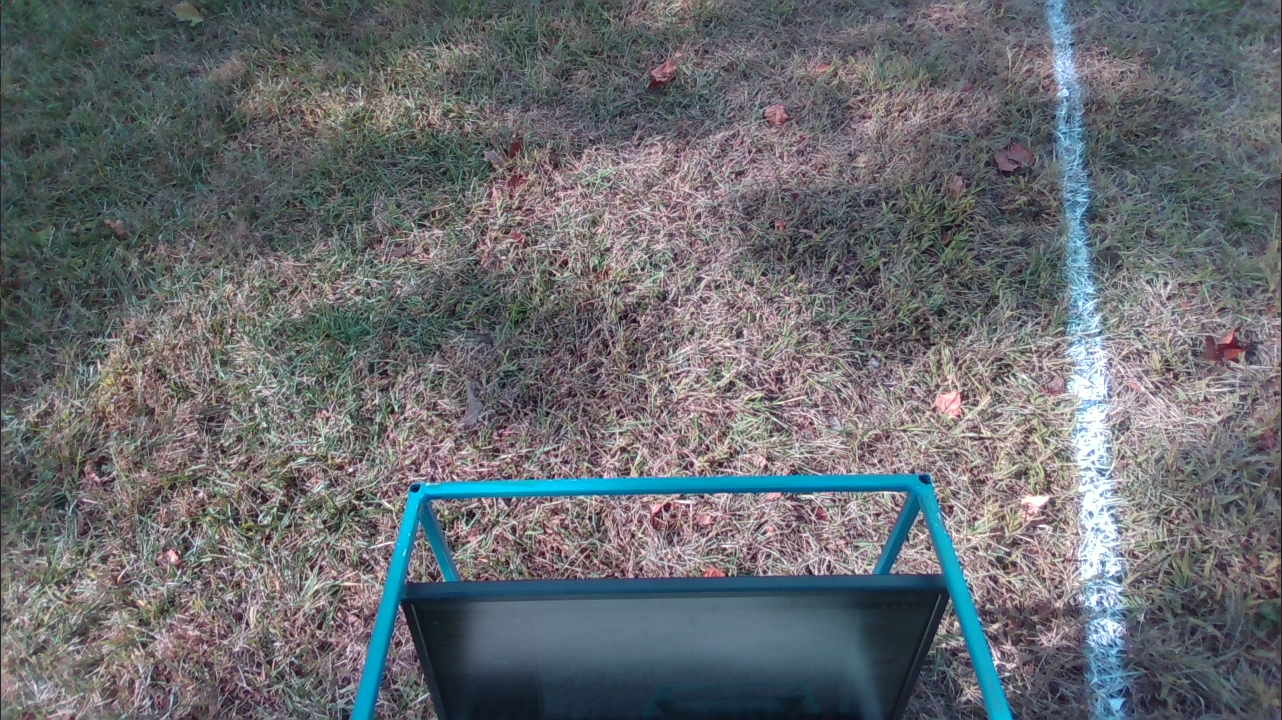
#> input picture test-images/test1.png, 1282 x 720 px; its folder holds only this picture in this run
$ python -i advanced_functions_both_lines.py   (imports and definitions only)   (older library calls are emulated)
#> lines starting #> are read from the running program, lines starting #| are printed output that depends on the picture; after the words box and inside, x2 and y2 are one past the last pixel; in counts of white or black regions, pixels touching at a corner belong together
import numpy as np
import pandas as pd
import cv2
import os
import glob
import matplotlib.pyplot as plt
import pickle
from cv_bridge import CvBridge, CvBridgeError

##### CALIBRATION & DISTORTION CORRECTION #####

# [43 lines left out: functions undistort_img, undistort, not called in this run]

##### MASK ROBOT CHASSIS #####

def region_of_interest(image):
    height, width = image.shape
    polygons = np.array(
        [[(0, 0), (0, height), (350, height), (400, 470),
        (950, 470), (1050, height), (width, height), (width, 0)]])
    mask = np.zeros_like(image)

    # Fill poly-function deals with multiple polygon
    cv2.fillPoly(mask, polygons, 255)

    # Bitwise operation between canny image and mask image
    masked_image = cv2.bitwise_and(image, mask)
    return masked_image

##### PIPELINE AND PERSPECTIVE WARP #####

def pipeline(img, s_thresh=(100, 255), sx_thresh=(200, 255)):
    #img = undistort(img)
    img = np.copy(img)
    # Convert to HLS color space and separate the V channel
    hls = cv2.cvtColor(img, cv2.COLOR_RGB2HLS).astype(np.float)
    l_channel = hls[:,:,1]
    s_channel = hls[:,:,2]
    h_channel = hls[:,:,0]
    # Sobel x
    sobelx = cv2.Sobel(l_channel, cv2.CV_64F, 1, 1) # Take the derivative in x
    abs_sobelx = np.absolute(sobelx) # Absolute x derivative to accentuate lines away from horizontal
    scaled_sobel = np.uint8(255*abs_sobelx/np.max(abs_sobelx))

    # Threshold x gradient
    sxbinary = np.zeros_like(scaled_sobel)
    sxbinary[(scaled_sobel >= sx_thresh[0]) & (scaled_sobel <= sx_thresh[1])] = 1

    # Threshold color channel
    s_binary = np.zeros_like(s_channel)
    s_binary[(s_channel >= s_thresh[0]) & (s_channel <= s_thresh[1])] = 1

    color_binary = np.dstack((np.zeros_like(sxbinary), sxbinary, s_binary)) * 255

    combined_binary = np.zeros_like(sxbinary)
    combined_binary[(s_binary == 1) | (sxbinary == 1)] = 1
    return combined_binary

def perspective_warp(img,
                     dst_size=(1280,720),
                     src=np.float32([(0.20,0.15),   (0.75,0.15),    (0,0.8),    (1,1)]),
                     dst=np.float32([(0,0),         (1, 0),         (0,1),      (1,1)])):
    img_size = np.float32([(img.shape[1],img.shape[0])])
    src = src* img_size
    # For destination points, I'm arbitrarily choosing some points to be
    # a nice fit for displaying our warped result
    # again, not exact, but close enough for our purposes
    dst = dst * np.float32(dst_size)
    # Given src and dst points, calculate the perspective transform matrix
    M = cv2.getPerspectiveTransform(src, dst)
    # Warp the image using OpenCV warpPerspective()
    warped = cv2.warpPerspective(img, M, dst_size)
    return warped

def inv_perspective_warp(img,
                     dst_size=(1280,720),
                     src=np.float32([(0,0),         (1, 0),         (0,1),      (1,1)]),
                     dst=np.float32([(0.20,0.15),   (0.75,0.15),    (0,0.8),    (1,1)])):
    img_size = np.float32([(img.shape[1],img.shape[0])])
    src = src* img_size
    # For destination points, I'm arbitrarily choosing some points to be
    # a nice fit for displaying our warped result
    # again, not exact, but close enough for our purposes
    dst = dst * np.float32(dst_size)
    # Given src and dst points, calculate the perspective transform matrix
    M = cv2.getPerspectiveTransform(src, dst)
    # Warp the image using OpenCV warpPerspective()
    warped = cv2.warpPerspective(img, M, dst_size)
    return warped

def get_hist(img):
    hist = np.sum(img[img.shape[0]//2:,:], axis=0)
    return hist

##### SLIDING WINDOW ALGORITHM AND CURVE PLOTTING #####

left_a, left_b, left_c = [],[],[]
right_a, right_b, right_c = [],[],[]

def sliding_window(img, nwindows=9, margin=150, minpix = 1, draw_windows=True):
    global left_a, left_b, left_c
    global right_a, right_b, right_c
    left_fit_= np.empty(3)
    right_fit_ = np.empty(3)
    out_img = np.dstack((img, img, img))*255

    histogram = get_hist(img)
    # find peaks of left and right halves
    midpoint = int(histogram.shape[0]/2)
    leftx_base = np.argmax(histogram[:midpoint])
    rightx_base = np.argmax(histogram[midpoint:]) + midpoint

    # Set height of windows
    window_height = np.int(img.shape[0]/nwindows)
    # Identify the x and y positions of all nonzero pixels in the image
    nonzero = img.nonzero()
    nonzeroy = np.array(nonzero[0])
    nonzerox = np.array(nonzero[1])
    # Current positions to be updated for each window
    leftx_current = leftx_base
    rightx_current = rightx_base

    # Create empty lists to receive left and right lane pixel indices
    left_lane_inds = []
    right_lane_inds = []

    # Step through the windows one by one
    for window in range(nwindows):
        # Identify window boundaries in x and y (and right and left)
        win_y_low = img.shape[0] - (window+1)*window_height
        win_y_high = img.shape[0] - window*window_height
        win_xleft_low = leftx_current - margin
        win_xleft_high = leftx_current + margin
        win_xright_low = rightx_current - margin
        win_xright_high = rightx_current + margin
        # Draw the windows on the visualization image
        if draw_windows == True:
            cv2.rectangle(out_img,(win_xleft_low,win_y_low),(win_xleft_high,win_y_high),
            (100,255,255), 3)
            cv2.rectangle(out_img,(win_xright_low,win_y_low),(win_xright_high,win_y_high),
            (100,255,255), 3)
        # Identify the nonzero pixels in x and y within the window
        good_left_inds = ((nonzeroy >= win_y_low) & (nonzeroy < win_y_high) &
        (nonzerox >= win_xleft_low) &  (nonzerox < win_xleft_high)).nonzero()[0]
        good_right_inds = ((nonzeroy >= win_y_low) & (nonzeroy < win_y_high) &
        (nonzerox >= win_xright_low) &  (nonzerox < win_xright_high)).nonzero()[0]
        # Append these indices to the lists
        left_lane_inds.append(good_left_inds)
        right_lane_inds.append(good_right_inds)
        # If you found > minpix pixels, recenter next window on their mean position
        if len(good_left_inds) > minpix:
            leftx_current = np.int(np.mean(nonzerox[good_left_inds]))
        if len(good_right_inds) > minpix:
            rightx_current = np.int(np.mean(nonzerox[good_right_inds]))

# [10 lines of commented-out code are left out]
    left_lane_inds = np.concatenate(left_lane_inds)
    right_lane_inds = np.concatenate(right_lane_inds)

    # Extract left and right line pixel positions
    leftx = nonzerox[left_lane_inds]
    lefty = nonzeroy[left_lane_inds]
    rightx = nonzerox[right_lane_inds]
    righty = nonzeroy[right_lane_inds]

    # Fit a second order polynomial to each
    left_fit = np.polyfit(lefty, leftx, 2)
    right_fit = np.polyfit(righty, rightx, 2)

    left_a.append(left_fit[0])
    left_b.append(left_fit[1])
    left_c.append(left_fit[2])

    right_a.append(right_fit[0])
    right_b.append(right_fit[1])
    right_c.append(right_fit[2])

    left_fit_[0] = np.mean(left_a[-10:])
    left_fit_[1] = np.mean(left_b[-10:])
    left_fit_[2] = np.mean(left_c[-10:])

    right_fit_[0] = np.mean(right_a[-10:])
    right_fit_[1] = np.mean(right_b[-10:])
    right_fit_[2] = np.mean(right_c[-10:])

    # Generate x and y values for plotting
    ploty = np.linspace(0, img.shape[0]-1, img.shape[0] )
    left_fitx = left_fit_[0]*ploty**2 + left_fit_[1]*ploty + left_fit_[2]
    right_fitx = right_fit_[0]*ploty**2 + right_fit_[1]*ploty + right_fit_[2]

    out_img[nonzeroy[left_lane_inds], nonzerox[left_lane_inds]] = [255, 0, 100]
    out_img[nonzeroy[right_lane_inds], nonzerox[right_lane_inds]] = [0, 100, 255]

    return out_img, (left_fitx, right_fitx), (left_fit_, right_fit_), ploty

def get_curve(img, leftx, rightx):
    ploty = np.linspace(0, img.shape[0]-1, img.shape[0])
    y_eval = np.max(ploty)
    ym_per_pix = 30.5/720 # meters per pixel in y dimension
    xm_per_pix = 3.7/720 # meters per pixel in x dimension

    # Fit new polynomials to x,y in world space
    left_fit_cr = np.polyfit(ploty*ym_per_pix, leftx*xm_per_pix, 2)
    right_fit_cr = np.polyfit(ploty*ym_per_pix, rightx*xm_per_pix, 2)
    # Calculate the new radii of curvature
    left_curverad = ((1 + (2*left_fit_cr[0]*y_eval*ym_per_pix + left_fit_cr[1])**2)**1.5) / np.absolute(2*left_fit_cr[0])
    right_curverad = ((1 + (2*right_fit_cr[0]*y_eval*ym_per_pix + right_fit_cr[1])**2)**1.5) / np.absolute(2*right_fit_cr[0])

    car_pos = img.shape[1]/2
    l_fit_x_int = left_fit_cr[0]*img.shape[0]**2 + left_fit_cr[1]*img.shape[0] + left_fit_cr[2]
    r_fit_x_int = right_fit_cr[0]*img.shape[0]**2 + right_fit_cr[1]*img.shape[0] + right_fit_cr[2]
    lane_center_position = (r_fit_x_int + l_fit_x_int) /2
    center = (car_pos - lane_center_position) * xm_per_pix / 10
    # Now our radius of curvature is in meters
    return (left_curverad, right_curverad, center)

def draw_lanes(img, left_fit, right_fit):
    ploty = np.linspace(0, img.shape[0]-1, img.shape[0])
    color_img = np.zeros_like(img)

    left = np.array([np.transpose(np.vstack([left_fit, ploty]))])
    right = np.array([np.flipud(np.transpose(np.vstack([right_fit, ploty])))])
    points = np.hstack((left, right))

    cv2.fillPoly(color_img, np.int_(points), (0,200,255))
    inv_perspective = inv_perspective_warp(color_img)
    inv_perspective = cv2.addWeighted(img, 1, inv_perspective, 0.7, 0)
    return inv_perspective

##### VIDEO PIPELINE #####

def vid_pipeline(img_original):
    global running_avg
    global index

    img_pipeline = pipeline(img_original)
    img_roi = region_of_interest(img_pipeline)
    img_perspective = perspective_warp(img_roi)

    out_img, curves, lanes, ploty = sliding_window(img_perspective, draw_windows=False)
    curverad = get_curve(img_original, curves[0], curves[1])
    lane_curve = np.mean([curverad[0], curverad[1]])
    img_overlay = draw_lanes(img_original, curves[0], curves[1])

    font = cv2.FONT_HERSHEY_SIMPLEX
    fontColor = (0, 0, 0)
    fontSize=1.5
    #cv2.putText(img_overlay, 'Lane Curvature: {:.0f} m'.format(lane_curve), (100, 620), font, 1, fontColor, 5)
    cv2.putText(img_overlay, 'Vehicle offset: {:.4f} m'.format(curverad[2]), (100, 650), font, 2, fontColor, 5)

    display(img_original, img_perspective, out_img, img_overlay, curves, ploty)

    return img_overlay

#### Display #####

# [20 lines left out: function display, not called in this run]

>>> import cv2
>>> picture = cv2.imread('test-images/test1.png')
#> picture is the input picture: shape (720, 1282, 3); mean B, G, R 111.8, 107.5, 104.5
>>> result = vid_pipeline(picture)
#> in vid_pipeline, `img_pipeline = pipeline(img_original)`:
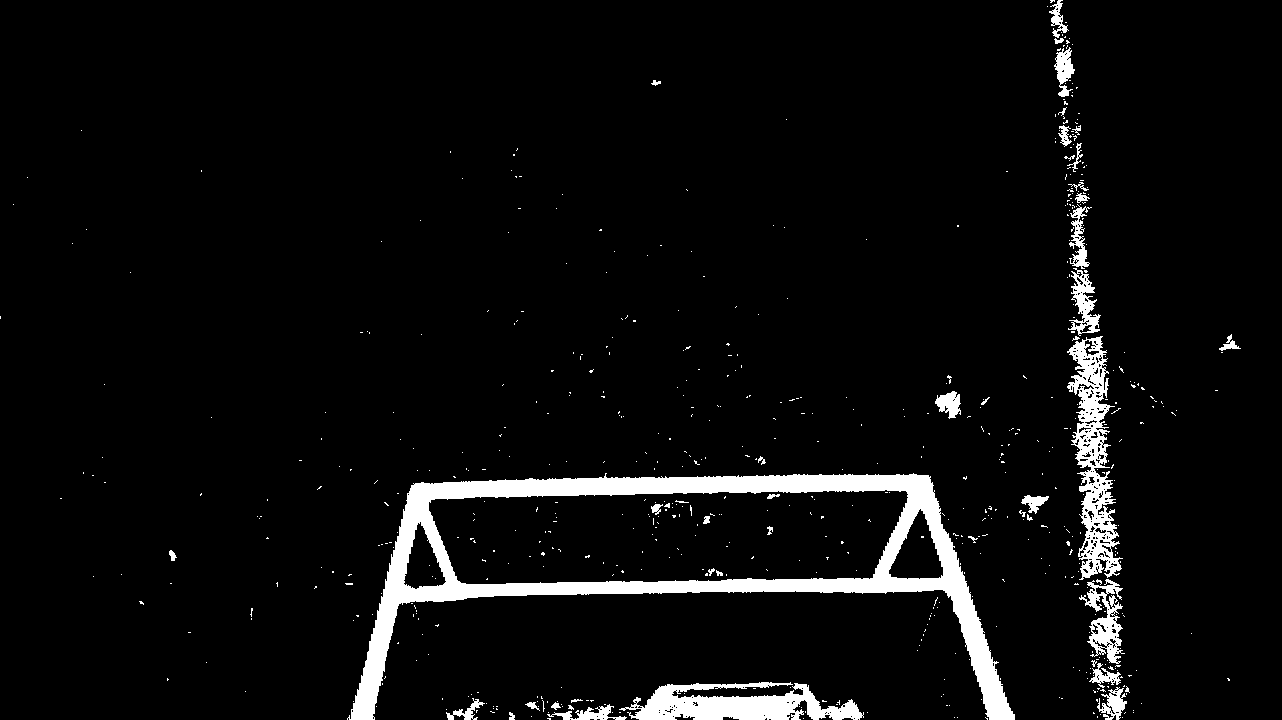
#> img_pipeline: shape (720, 1282); values 0 (black) and 1 (white), 5.2% white; 640 white regions (599 under 20 px), largest, box (x1, y1, x2, y2) and area: (347, 473, 1015, 720) 27383, (1067, 336, 1123, 580) 5672, (619, 682, 864, 720) 5402
#> in perspective_warp, `src = src* img_size`: src = [[256.4, 108], [961.5, 108], [0, 576], [1282, 720]]
#> in perspective_warp, `dst = dst * np.float32(dst_size)`: dst = [[0, 0], [1280, 0], [0, 720], [1280, 720]]
#> in perspective_warp, `M = cv2.getPerspectiveTransform(src, dst)`: M = [[2.75, 1.51, -868.8], [1.77e-16, 3.44, -371.9], [0.000296, 0.00215, 1]]
#> in get_hist, `hist = np.sum(img[img.shape[0]//2:,:], axis=0)`: hist = 1280 values, max 72 at index 1270, min 0 at index 0, mean 6.66
#> in sliding_window, `histogram = get_hist(img)`: histogram has the same summary as hist in get_hist
#> in sliding_window, `leftx_base = np.argmax(histogram[:midpoint])`: leftx_base = 197
#> in sliding_window, `rightx_base = np.argmax(histogram[midpoint:]) + midpoint`: rightx_base = 1270
#> in sliding_window, `nonzero = img.nonzero()`: nonzero = 8645 positions, rows 25 to 719, columns 23 to 1279
#> in sliding_window, `nonzeroy = np.array(nonzero[0])`: nonzeroy = 8645 values from 25 to 719
#> in sliding_window, `nonzerox = np.array(nonzero[1])`: nonzerox = 8645 values, max 1279 at index 121, min 23 at index 7299, mean 1163
#> in sliding_window, `leftx_current = leftx_base`: leftx_current = 197
#> in sliding_window, `rightx_current = rightx_base`: rightx_current = 1270
#> the loop in sliding_window, `for window in range(nwindows):` made 9 passes
#> (win_xleft_low, win_xleft_high, win_xright_low, win_xright_high, good_left_inds, leftx_current, rightx_current) on pass 3: (126, 426, 1036, 1336, [4190, 4309, 4594, 5030, 5057], 316, 1215)
#> after the loop in sliding_window, `for window in range(nwindows):`: left_lane_inds = 9 items
#> in sliding_window, `left_lane_inds = np.concatenate(left_lane_inds)`: left_lane_inds = 121 values, max 8526 at index 70, min 11 at index 112, mean 6096.1
#> in sliding_window, `right_lane_inds = np.concatenate(right_lane_inds)`: right_lane_inds = 8058 values, max 8644 at index 1278, min 72 at index 8050, mean 4382.1
#> in sliding_window, `leftx = nonzerox[left_lane_inds]`: leftx = 121 values, max 442 at index 119, min 70 at index 82, mean 262.2
#> in sliding_window, `lefty = nonzeroy[left_lane_inds]`: lefty = 121 values, max 711 at index 70, min 101 at index 112, mean 583.7
#> in sliding_window, `rightx = nonzerox[right_lane_inds]`: rightx = 8058 values, max 1279 at index 5565, min 1041 at index 3534, mean 1204.5
#> in sliding_window, `righty = nonzeroy[right_lane_inds]`: righty = 8058 values, max 719 at index 1262, min 228 at index 8050, mean 538.2
#> in sliding_window, `left_fit = np.polyfit(lefty, leftx, 2)`: left_fit = [-0.000739, 0.254, 387.3]
#> in sliding_window, `right_fit = np.polyfit(righty, rightx, 2)`: right_fit = [0.000405, -0.755, 1490.4]
#> in sliding_window, `out_img[nonzeroy[right_lane_inds], nonzerox[right_lane_inds]] = [0, 10..`:
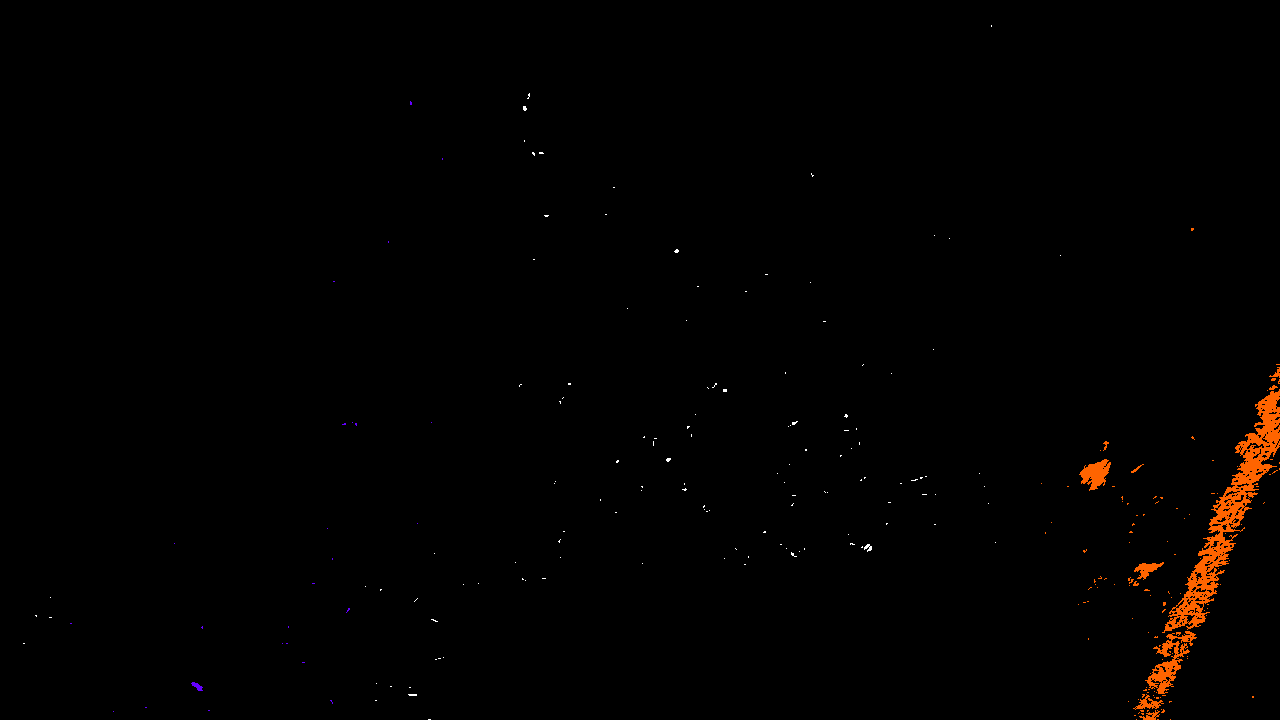
#> out_img: shape (720, 1280, 3); mean of channels 0, 1, 2 0.2, 1, 2.4; drawn as B, G, R
#> in vid_pipeline, `out_img, curves, lanes, ploty = sliding_window(img_perspective, draw_w..`: lanes = ([-0.000739, 0.254, 387.3], [0.000405, -0.755, 1490.4]); ploty = 720 values from 0 to 719
#> in get_curve, `left_fit_cr = np.polyfit(ploty*ym_per_pix, leftx*xm_per_pix, 2)`: left_fit_cr = [-0.00212, 0.0308, 1.99]
#> in get_curve, `right_fit_cr = np.polyfit(ploty*ym_per_pix, rightx*xm_per_pix, 2)`: right_fit_cr = [0.00116, -0.0916, 7.66]
#> in get_curve, `left_curverad = ((1 + (2*left_fit_cr[0]*y_eval*ym_per_pix + left_fit_c..`: left_curverad = 239.8
#> in get_curve, `right_curverad = ((1 + (2*right_fit_cr[0]*y_eval*ym_per_pix + right_fi..`: right_curverad = 431.5
#> in get_curve, `l_fit_x_int = left_fit_cr[0]*img.shape[0]**2 + left_fit_cr[1]*img.shap..`: l_fit_x_int = -1072.5
#> in get_curve, `r_fit_x_int = right_fit_cr[0]*img.shape[0]**2 + right_fit_cr[1]*img.sh..`: r_fit_x_int = 542.8
#> in get_curve, `lane_center_position = (r_fit_x_int + l_fit_x_int) /2`: lane_center_position = -264.9
#> in get_curve, `center = (car_pos - lane_center_position) * xm_per_pix / 10`: center = 0.466
#> in vid_pipeline, `curverad = get_curve(img_original, curves[0], curves[1])`: curverad = (239.8, 431.5, 0.466)
#> in vid_pipeline, `lane_curve = np.mean([curverad[0], curverad[1]])`: lane_curve = 335.6
#> in draw_lanes, `left = np.array([np.transpose(np.vstack([left_fit, ploty]))])`: left = 720 pairs, first value 187.7 to 409, second value 0 to 719
#> in draw_lanes, `right = np.array([np.flipud(np.transpose(np.vstack([right_fit, ploty])..`: right = 720 pairs, first value 1156.9 to 1490.4, second value 0 to 719
#> in draw_lanes, `points = np.hstack((left, right))`: points = 1440 pairs, first value 187.7 to 1490.4, second value 0 to 719
#> in draw_lanes, `cv2.fillPoly(color_img, np.int_(points), (0,200,255))`:
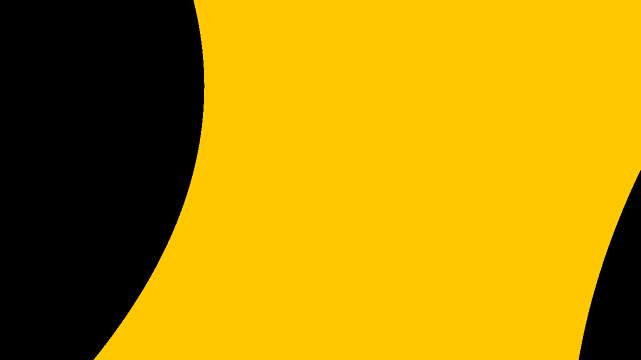
#> color_img: shape (720, 1282, 3) (shown at 1/2 size); mean of channels 0, 1, 2 0, 139.4, 177.7; drawn as B, G, R
#> in inv_perspective_warp, `src = src* img_size`: src = [[0, 0], [1282, 0], [0, 720], [1282, 720]]
#> in inv_perspective_warp, `dst = dst * np.float32(dst_size)`: dst = [[256, 108], [960, 108], [0, 576], [1280, 720]]
#> in inv_perspective_warp, `M = cv2.getPerspectiveTransform(src, dst)`: M = [[0.446, -0.356, 256], [-0.0116, 0.317, 108], [-0.000107, -0.000577, 1]]
#> in inv_perspective_warp, `warped = cv2.warpPerspective(img, M, dst_size)`:
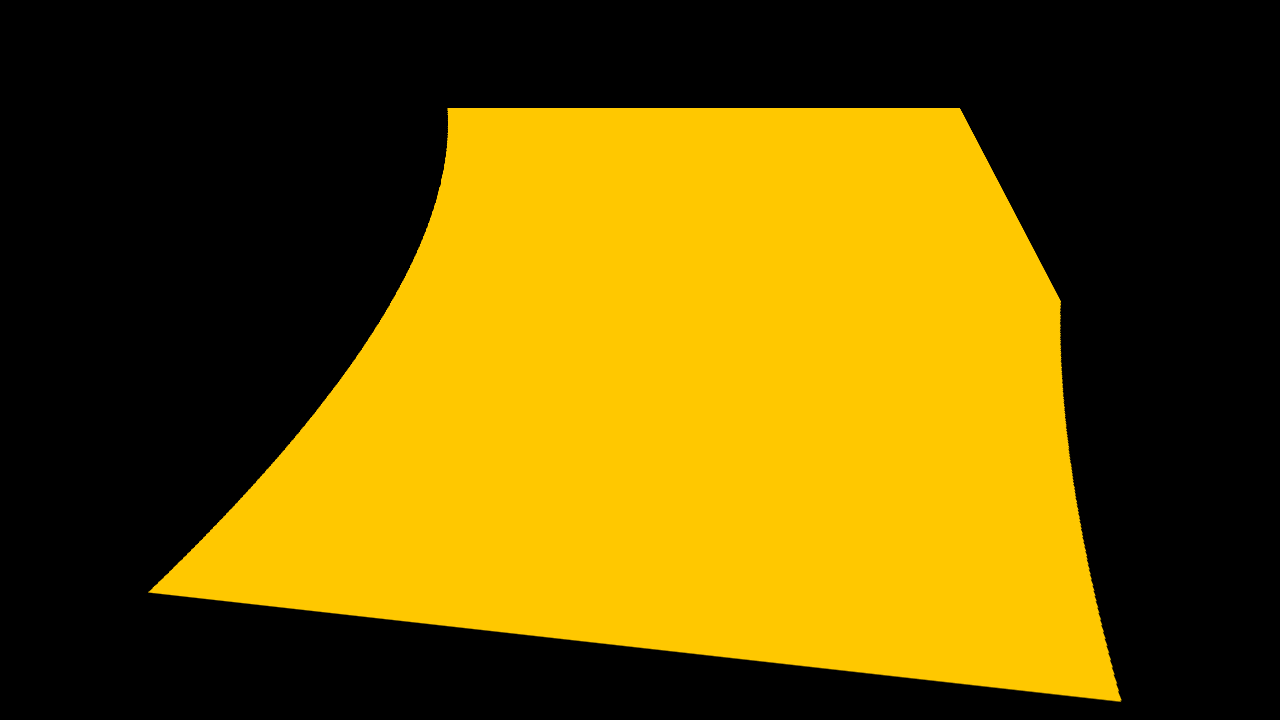
#> warped: shape (720, 1280, 3); mean of channels 0, 1, 2 0, 85.5, 109.1; drawn as B, G, R
#> (the run stopped early here; a loop or call above may not have finished)
